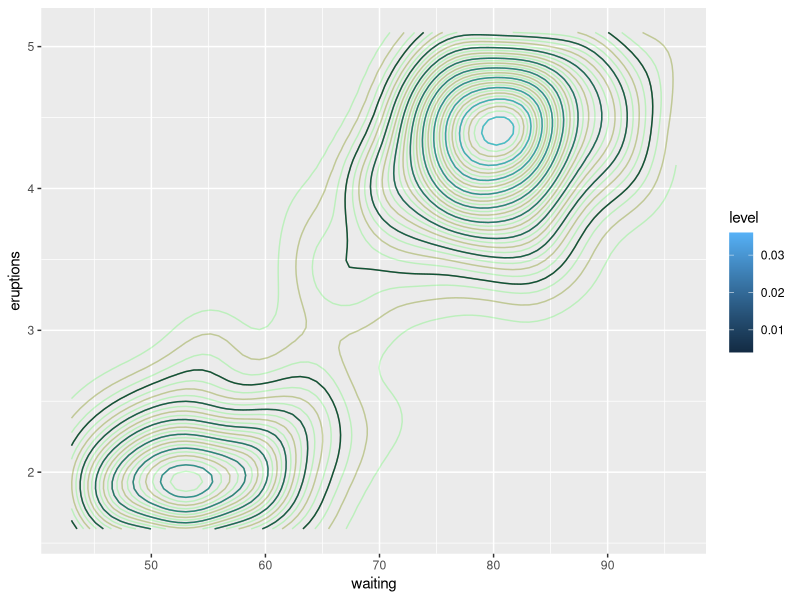
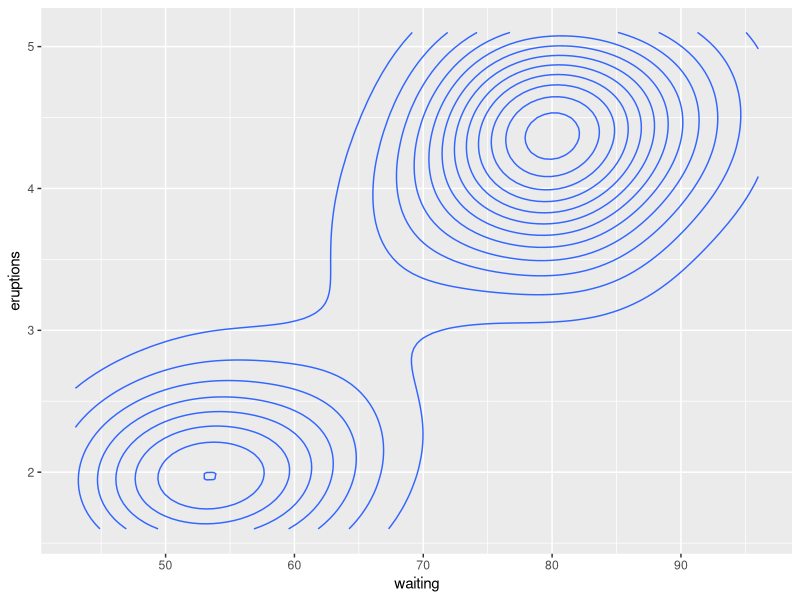
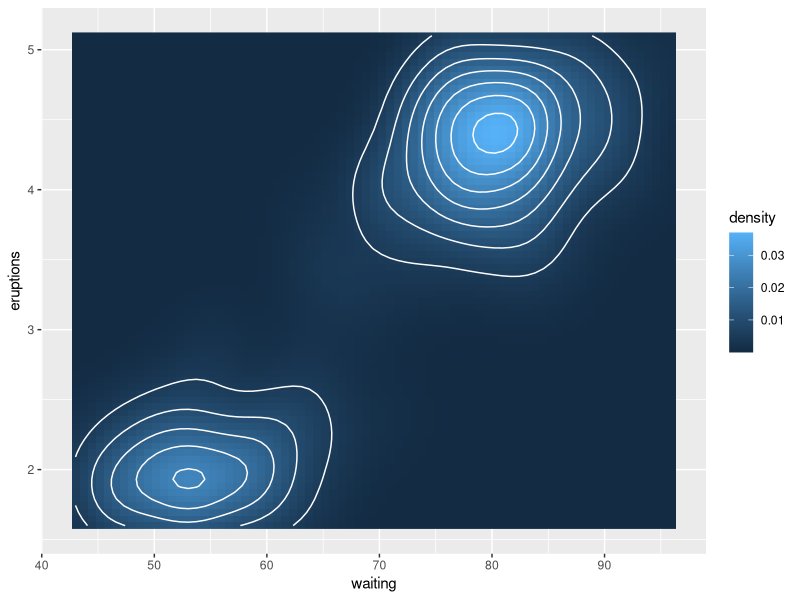

Write the R code that produced these figures, in order.
## ---- chunk 1
knitr::opts_chunk$set(echo = TRUE)
## ---- chunk 2
library(ggplot2)
## ---- chunk 3
v <- ggplot(faithfuld, aes(waiting, eruptions, z = density))
v +  geom_contour(colour = "red",binwidth = 0.005,bins = 20,alpha = 0.2) + 
  geom_contour(aes(colour = ..level..),bins = 10) + 
  stat_contour(colour = "green",alpha = 0.2,binwidth = 0.001)

ggplot(faithful, aes(waiting, eruptions)) +
  geom_density_2d()

v + geom_raster(aes(fill = density)) +
  geom_contour(colour = "white") 
  

